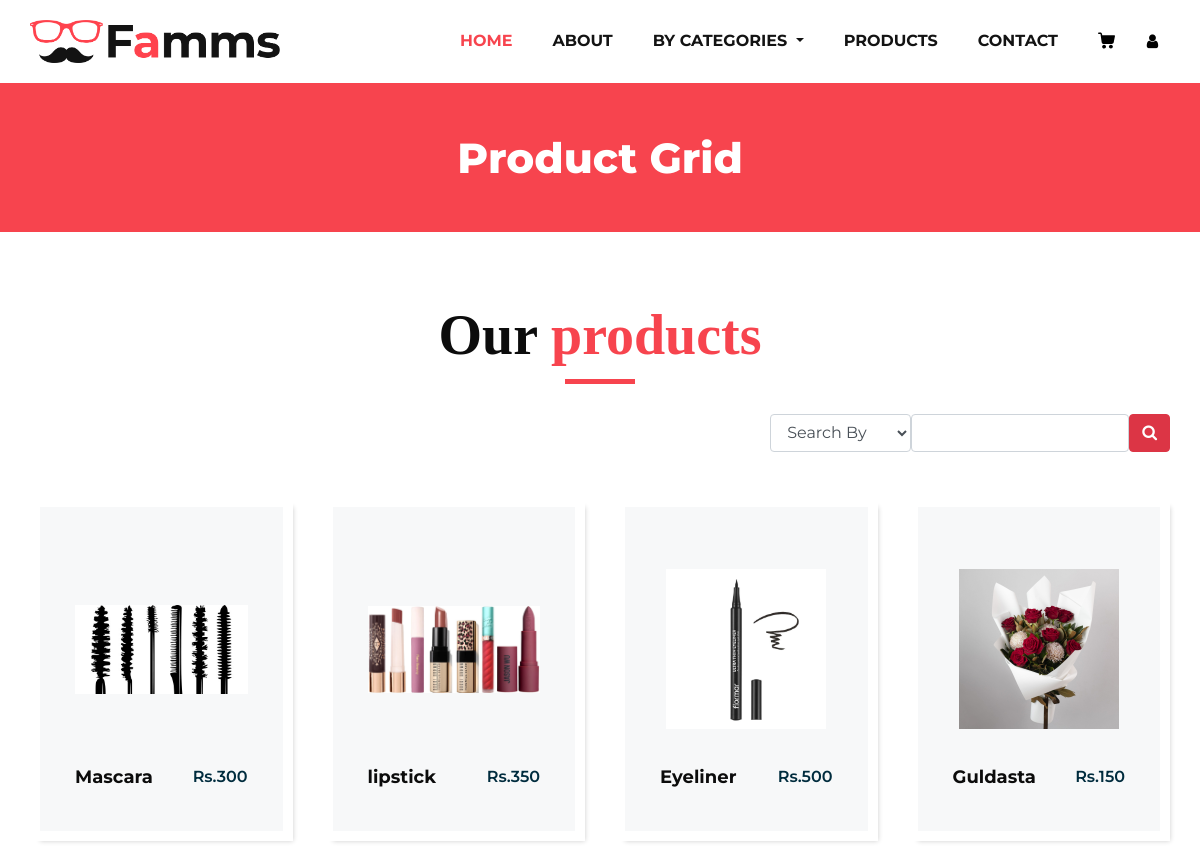
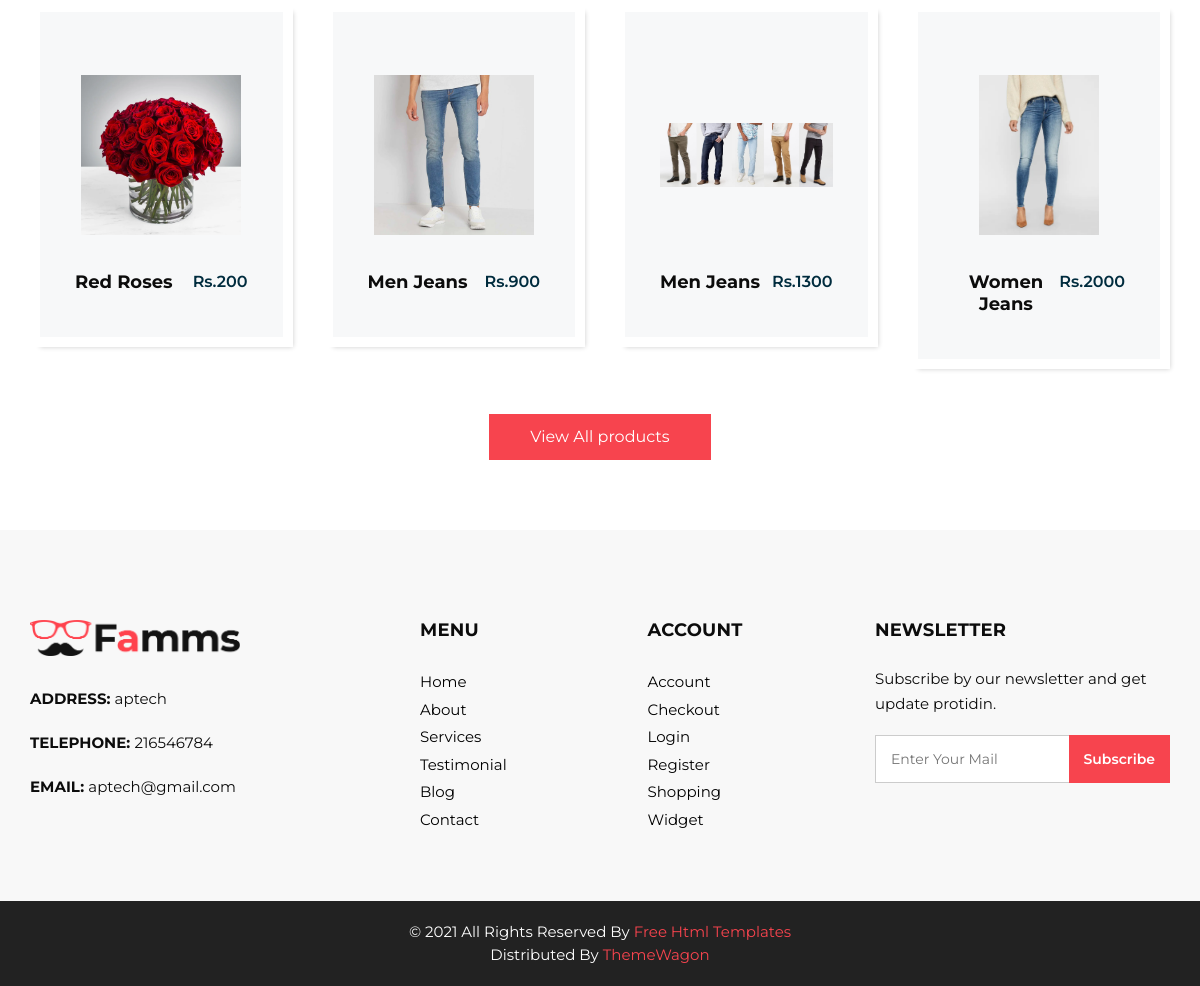
The app's page /userTeheme/user/product.php with its own data (2 pictures, top to bottom).
### tables this page shows
CREATE TABLE `table_product` (
  `id` int(11) NOT NULL,
  `product_Name` varchar(255) NOT NULL,
  `product_Price` bigint(20) NOT NULL,
  `product_Quantity` tinyint(4) NOT NULL,
  `product_Category` int(11) NOT NULL,
  `product_Image` varchar(255) NOT NULL
);

CREATE TABLE `information` (
  `id` int(11) NOT NULL,
  `address` varchar(255) NOT NULL,
  `email` varchar(255) NOT NULL,
  `telephone` int(11) NOT NULL
);

### userTeheme/user/product.php (the view, shortened to what this page needs)
<?php
include_once '../header.php';
?>
  <section class="inner_page_head">
         <div class="container_fuild">
            <div class="row">
               <div class="col-md-12">
                  <div class="full">
                     <h3>Product Grid</h3>
                  </div>
               </div>
            </div>
         </div>
      </section>
      <section class="product_section layout_padding">
         <div class="container">
            <div class="heading_container heading_center">
               <h2>
                  Our <span>products</span>
               </h2>
            </div>
            <center>
               <div class="container d-flex flex-row-reverse">
                  <form action="" method="get" >
                     <div class="row">
                     <div class="row-md-3">
                        <select name="filter" class="form-control">
                           <option value="">Search By</option>
                        </select>
                     </div>
                     <div class="row-md-3">
                        <input type="text" name="search" class="form-control">
                     </div>
                     <div class="row-md-6">
                        <button type="submit" name="btn" class="btn btn-danger">
                           <i class="fa fa-search" aria-hidden="true"></i>
                        </button>
                     </div>
                     </div>
                  </form>
               </div>
            </center>
            <div class="row">
            <?php
            if(isset($_GET["btn"])){
               $filter = $_GET["filter"];
               $search = $_GET["search"];
               if($filter == "n"){
                  $select = "Select * from table_product where product_Name like '%" . $search ."%'";
               }
               else if ($filter == "c"){
                  $fetch_categories = "Select * from table_categories where name like '%" . $search ."%'";
                  $runCat = mysqli_query($conn, $fetch_categories);
                  $num = mysqli_num_rows($runCat);
                  $array = mysqli_fetch_array($runCat);
                  $cat_id = $array[0];
                  $select = "Select * from table_product where product_Category = '$cat_id'";
               }
               else if ($filter == "l"){
                  $select = "Select * from table_product order by product_Price asc";
               }
               else if ($filter == "h"){
                  $select = "Select * from table_product order by product_Price desc";
               }
            }else{
               $select = "Select * from table_product";
            }
            $execute = mysqli_query($conn, $select);
            $row = mysqli_num_rows($execute);
            if($row > 0){
               while($data = mysqli_fetch_assoc($execute)){
                  ?>
               <div class="col-sm-6 col-md-4 col-lg-3">
                  <div class="box">
                     <div class="img-box">
                        <img src="<?php echo $data['product_Image']; ?>">
                     </div>
                     <div class="detail-box">
                        <h5>
                           <?php echo $data['product_Name']; ?>
                        </h5>
                        <h6>
                        Rs.<?php echo $data['product_Price']; ?>
                        </h6>
                     </div>
                  </div>
               </div>
                  <?php
               }
            }
            ?>
            </div>
            <div class="btn-box">
               <a href="">
               View All products
               </a>
            </div>
         </div>
      </section>
      <?php
      include_once '../footer.php';
      ?>

### userTeheme/header.php (shortened to what this page needs)
<!DOCTYPE html>
<html>
   <head>
      <link rel="stylesheet" type="text/css" href="css/bootstrap.css" />
      <link href="css/font-awesome.min.css" rel="stylesheet" />
      <link href="css/style.css" rel="stylesheet" />
      <link href="css/responsive.css" rel="stylesheet" />
   </head>
   <body>
      <div class="hero_area">
         <header class="header_section">
            <div class="container">
               <nav class="navbar navbar-expand-lg custom_nav-container ">
                  <a class="navbar-brand" href="index.html"><img width="250" src="images/logo.png" alt="#" /></a>
                  <div class="collapse navbar-collapse" id="navbarSupportedContent">
                     <ul class="navbar-nav">
                        <li class="nav-item active">
                           <a class="nav-link" href="index.php">Home <span class="sr-only">(current)</span></a>
                        </li>
                        <li class="nav-item">
                           <a class="nav-link" href="about.php">About<span class="sr-only">(current)</span></a>
                        </li>
                        <li class="nav-item dropdown">
                           <a class="nav-link dropdown-toggle" href="#" data-toggle="dropdown" role="button" aria-haspopup="true" aria-expanded="true"> <span class="nav-label">By Categories <span class="caret"></span></a>
                        </li>
                        <li class="nav-item">
                           <a class="nav-link" href="product.php">Products<span class="sr-only">(current)</span></a>
                        </li>
                        <li class="nav-item">
                           <a class="nav-link" href="contact.php">Contact<span class="sr-only">(current)</span></a>
                        </li>
                        <li class="nav-item">
                           <a class="nav-link" href="#">
                           </a>
                        </li>
                        <form class="form-inline">
                           <button class="btn  my-2 my-sm-0 nav_search-btn" type="submit">
                           <i class="fa fa-user" aria-hidden="true"></i>
                           </button>
                        </form>
                     </ul>
                  </div>
               </nav>
            </div>
         </header>

### userTeheme/footer.php (shortened to what this page needs)
 <footer>
         <div class="container">
            <div class="row">
               <div class="col-md-4">
                   <div class="full">
                      <div class="logo_footer">
                        <a href="#"><img width="210" src="images/logo.png" alt="#" /></a>
                      </div>
                      <div class="information_f">
                        <?php
                        $select = "Select * from information";
                        $execute = mysqli_query($conn, $select);
                        $rows = mysqli_num_rows($execute);
                        if($rows > 0 ){
                        $data = mysqli_fetch_array($execute)
                              ?>
                        <p><strong>ADDRESS: </strong><?php echo $data[1]; ?></p>
                        <p><strong>TELEPHONE: </strong><?php echo $data[3]; ?></p>
                        <p><strong>EMAIL: </strong><?php echo $data[2]; ?></p>
                              <?php
                           }
                        ?>
                      </div>
                   </div>
               </div>
               <div class="col-md-8">
                  <div class="row">
                  <div class="col-md-7">
                     <div class="row">
                        <div class="col-md-6">
                     <div class="widget_menu">
                        <h3>Menu</h3>
                        <ul>
                           <li><a href="#">Home</a></li>
                           <li><a href="#">About</a></li>
                           <li><a href="#">Services</a></li>
                           <li><a href="#">Testimonial</a></li>
                           <li><a href="#">Blog</a></li>
                           <li><a href="#">Contact</a></li>
                        </ul>
                     </div>
                  </div>
                  <div class="col-md-6">
                     <div class="widget_menu">
                        <h3>Account</h3>
                        <ul>
                           <li><a href="#">Account</a></li>
                           <li><a href="#">Checkout</a></li>
                           <li><a href="#">Login</a></li>
                           <li><a href="#">Register</a></li>
                           <li><a href="#">Shopping</a></li>
                           <li><a href="#">Widget</a></li>
                        </ul>
                     </div>
                  </div>
                     </div>
                  </div>
                  <div class="col-md-5">
                     <div class="widget_menu">
                        <h3>Newsletter</h3>
                        <div class="information_f">
                          <p>Subscribe by our newsletter and get update protidin.</p>
                        </div>
                        <div class="form_sub">
                           <form>
                              <fieldset>
                                 <div class="field">
                                    <input type="email" placeholder="Enter Your Mail" name="email" />
                                    <input type="submit" value="Subscribe" />
                                 </div>
                              </fieldset>
                           </form>
                        </div>
                     </div>
                  </div>
                  </div>
               </div>
            </div>
         </div>
      </footer>
      <div class="cpy_">
         <p class="mx-auto">© 2021 All Rights Reserved By <a href="https://html.design/">Free Html Templates</a><br>
            Distributed By <a href="https://themewagon.com/" target="_blank">ThemeWagon</a>
         </p>
      </div>
   </body>
</html>

### userTeheme/user/css/responsive.css (style rules this page uses)
@media (min-width: 1200px) { .container { max-width: 1170px; } }

### records on screen
table_product: product_Image (picture), product_Name "Mascara", product_Price "300"
table_product: product_Image (picture), product_Name "lipstick", product_Price "350"
table_product: product_Image (picture), product_Name "Eyeliner", product_Price "500"
table_product: product_Image (picture), product_Name "Guldasta", product_Price "150"
table_product: product_Image (picture), product_Name "Red Roses", product_Price "200"
table_product: product_Image (picture), product_Name "Men Jeans", product_Price "900"
table_product: product_Image (picture), product_Name "Men Jeans", product_Price "1300"
table_product: product_Image (picture), product_Name "Women Jeans", product_Price "2000"
information: address "aptech", telephone "216546784", email "aptech@gmail.com"
